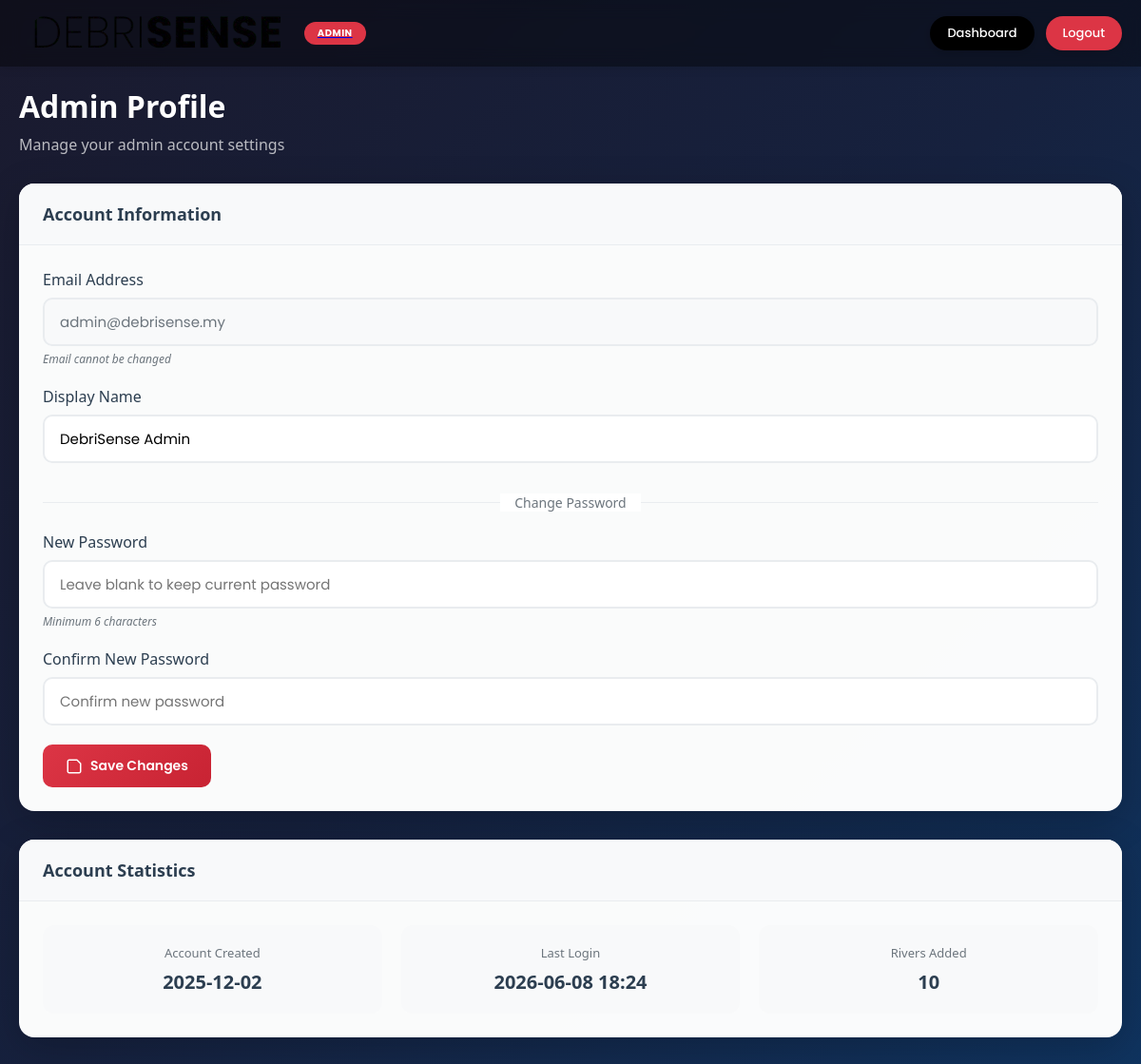
The app's page /admin/profile (signed in) with its own data.
### models.py (models this page shows, shortened)
class Admin(UserMixin, db.Model):
    __tablename__ = 'admins'
    id = db.Column(db.Integer, primary_key=True)
    email = db.Column(db.String(150), unique=True, nullable=False, index=True)
    password_hash = db.Column(db.String(256), nullable=False)
    name = db.Column(db.String(150), nullable=False, default='Admin')
    is_active = db.Column(db.Boolean, default=True)
    created_at = db.Column(db.DateTime, default=datetime.utcnow)
    last_login = db.Column(db.DateTime, nullable=True)
    rivers = db.relationship('River', backref='added_by_admin', lazy='dynamic',
                            foreign_keys='River.admin_id')
    hotspot_reports = db.relationship('HotspotReport', backref='reviewer', lazy='dynamic',
                                     foreign_keys='HotspotReport.reviewed_by')

### app.py (the view)
@app.route('/admin/profile')
@admin_required
def admin_profile():
    return render_template('admin_profile.html', admin=current_user)

### app.py (called while the page is built)
@login_manager.user_loader
def load_user(user_id):
    if user_id.startswith('admin_'):
        admin_id = int(user_id.replace('admin_', ''))
        return Admin.query.get(admin_id)
    elif user_id.startswith('user_'):
        ngo_id = int(user_id.replace('user_', ''))
        return User.query.get(ngo_id)
    return None

def admin_required(f):
    @wraps(f)
    def decorated_function(*args, **kwargs):
        if not current_user.is_authenticated:
            if request.path.startswith('/api/'):
                return jsonify({'success': False, 'error': 'Authentication required'}), 401
            flash('Please log in as admin to access this page.', 'warning')
            return redirect(url_for('admin_login'))
        if not isinstance(current_user, Admin):
            if request.path.startswith('/api/'):
                return jsonify({'success': False, 'error': 'Access denied. Admin privileges required.'}), 403
            flash('Access denied. Admin privileges required.', 'error')
            return redirect(url_for('index'))
        return f(*args, **kwargs)
    return decorated_function

### templates/admin_profile.html (shortened to what this page needs)
<!DOCTYPE html>
<html lang="en">
<head>
    <link rel="stylesheet" href="{{ url_for('static', filename='css/style.css') }}">
    <link rel="stylesheet" href="{{ url_for('static', filename='css/admin.css') }}">
    <link rel="stylesheet" href="{{ url_for('static', filename='css/admin_pages.css') }}">
</head>
<body class="admin-page">
    <nav class="navbar admin-navbar">
        <div class="navbar-container">
            <a href="{{ url_for('admin_dashboard') }}" class="navbar-logo">
                <img src="{{ url_for('static', filename='img/debrisenseLogo.png') }}" alt="DebriSense Logo">
                <span class="admin-badge">ADMIN</span>
            </a>
            <div class="navbar-actions">
                <a href="{{ url_for('admin_dashboard') }}" class="navbar-btn">Dashboard</a>
                <a href="{{ url_for('admin_logout') }}" class="navbar-btn logout-btn">Logout</a>
            </div>
        </div>
    </nav>
    <main class="admin-content">
        <div class="admin-container">
            <div class="page-header">
                <h1>Admin Profile</h1>
                <p>Manage your admin account settings</p>
            </div>
            <div class="admin-card">
                <div class="card-header">
                    <h2>Account Information</h2>
                </div>
                <div class="card-body">
                    <form method="POST" action="{{ url_for('update_admin_profile') }}" class="admin-form">
                        <div class="form-group">
                            <label for="email">Email Address</label>
                            <input type="email" id="email" value="{{ admin.email }}" disabled>
                            <span class="form-hint">Email cannot be changed</span>
                        </div>
                        <div class="form-group">
                            <label for="name">Display Name</label>
                            <input type="text" id="name" name="name" value="{{ admin.name }}" required>
                        </div>
                        <div class="form-divider">
                            <span>Change Password</span>
                        </div>
                        <div class="form-group">
                            <label for="new_password">New Password</label>
                            <input type="password" id="new_password" name="new_password" placeholder="Leave blank to keep current password">
                            <span class="form-hint">Minimum 6 characters</span>
                        </div>
                        <div class="form-group">
                            <label for="confirm_password">Confirm New Password</label>
                            <input type="password" id="confirm_password" name="confirm_password" placeholder="Confirm new password">
                        </div>
                        <button type="submit" class="btn-primary">
                            Save Changes
                        </button>
                    </form>
                </div>
            </div>
            <div class="admin-card">
                <div class="card-header">
                    <h2>Account Statistics</h2>
                </div>
                <div class="card-body">
                    <div class="stats-grid">
                        <div class="stat-item">
                            <span class="stat-label">Account Created</span>
                            <span class="stat-value">{{ admin.created_at.strftime('%Y-%m-%d') if admin.created_at else 'N/A' }}</span>
                        </div>
                        <div class="stat-item">
                            <span class="stat-label">Last Login</span>
                            <span class="stat-value">{{ admin.last_login.strftime('%Y-%m-%d %H:%M') if admin.last_login else 'N/A' }}</span>
                        </div>
                        <div class="stat-item">
                            <span class="stat-label">Rivers Added</span>
                            <span class="stat-value">{{ admin.rivers.count() }}</span>
                        </div>
                    </div>
                </div>
            </div>
        </div>
    </main>
</body>
</html>

### static/css/style.css (style rules this page uses)
* { margin: 0; padding: 0; box-sizing: border-box; }
html, body { min-height: 100%; width: 100%; font-family: 'Segoe UI', Tahoma, Geneva, Verdana, sans-serif; overflow-x: hidden; }
html:not(:has(#map)), body:not(:has(#map)) { overflow-y: auto; }
.navbar { position: fixed; top: 0; left: 0; width: 100%; height: 70px; background: rgba(255, 255, 255, 0.95); box-shadow: 0 2px 10px rgba(0, 0, 0, 0.1); z-index: 1000; -webkit-backdrop-filter: blur(10px); backdrop-filter: blur(10px); }
.navbar-container { display: flex; align-items: center; justify-content: space-between; height: 100%; padding: 0 20px; max-width: 100%; }
.navbar-logo { display: flex; align-items: center; }
.navbar-logo img { height: 50px; width: auto; object-fit: contain; }
.navbar-btn { background-color: #000000; color: #ffffff; font-family: 'Poppins', sans-serif; font-size: 14px; font-weight: 500; padding: 12px 28px; border: none; border-radius: 50px; cursor: pointer; transition: all 0.3s ease; box-shadow: 0 2px 8px rgba(0, 0, 0, 0.15); text-decoration: none; display: inline-flex; align-items: center; justify-content: center; }

### static/css/admin.css (style rules this page uses)
.admin-badge { display: inline-block; background: #dc3545; color: white; font-size: 10px; font-weight: 700; padding: 4px 14px; border-radius: 20px; margin-left: 10px; font-family: 'Poppins', sans-serif; letter-spacing: 0.5px; }
.navbar-actions { display: flex; gap: 12px; align-items: center; }
.navbar-actions .navbar-btn { font-size: 13px; padding: 8px 18px; }
.logout-btn { background-color: #dc3545 !important; }
.btn-primary, .btn-secondary { padding: 12px 28px; border-radius: 50px; font-family: 'Poppins', sans-serif; font-weight: 600; font-size: 14px; cursor: pointer; transition: all 0.3s ease; border: none; }
.btn-primary { background: #000000; color: white; }
.form-hint { display: block; font-size: 12px; color: #6c757d; margin-top: 6px; font-style: italic; }

### static/css/admin_pages.css (style rules this page uses)
.admin-page { background: linear-gradient(135deg, #1a1a2e 0%, #16213e 50%, #0f3460 100%); min-height: 100vh; }
.admin-navbar { background: rgba(0, 0, 0, 0.4) !important; -webkit-backdrop-filter: blur(10px); backdrop-filter: blur(10px); }
.admin-content { padding-top: 90px; padding-bottom: 40px; }
.admin-container { max-width: 1200px; margin: 0 auto; padding: 0 20px; }
.page-header { margin-bottom: 30px; }
.page-header h1 { font-size: 32px; font-weight: 700; color: white; margin-bottom: 8px; }
.page-header p { color: rgba(255, 255, 255, 0.7); font-size: 16px; }
.admin-card { background: rgba(255, 255, 255, 0.98); border-radius: 16px; box-shadow: 0 10px 40px rgba(0, 0, 0, 0.2); margin-bottom: 30px; overflow: hidden; }
.card-header { display: flex; justify-content: space-between; align-items: center; padding: 20px 25px; border-bottom: 1px solid #e9ecef; background: #f8f9fa; }
.card-header h2 { font-size: 18px; font-weight: 600; color: #2c3e50; margin: 0; }
.card-body { padding: 25px; }
.admin-form .form-group { margin-bottom: 20px; }
.admin-form label { display: block; font-weight: 500; color: #2c3e50; margin-bottom: 8px; }
.admin-form input, .admin-form textarea { width: 100%; padding: 12px 16px; border: 2px solid #e9ecef; border-radius: 10px; font-size: 15px; font-family: 'Poppins', sans-serif; transition: border-color 0.3s ease; }
.admin-form input:disabled { background: #f8f9fa; color: #6c757d; }
.form-hint { font-size: 12px; color: #6c757d; margin-top: 5px; display: block; }
.form-divider { text-align: center; margin: 30px 0 20px; position: relative; }
.form-divider::before { content: ''; position: absolute; left: 0; top: 50%; width: 100%; height: 1px; background: #e9ecef; }
.form-divider span { background: white; padding: 0 15px; position: relative; color: #6c757d; font-size: 14px; }
.stats-grid { display: grid; grid-template-columns: repeat(3, 1fr); gap: 20px; }
.stat-item { text-align: center; padding: 20px; background: #f8f9fa; border-radius: 12px; }
.stat-label { display: block; font-size: 13px; color: #6c757d; margin-bottom: 8px; }
.stat-value { display: block; font-size: 20px; font-weight: 600; color: #2c3e50; }
.btn-primary { display: inline-flex; align-items: center; gap: 8px; background: linear-gradient(135deg, #dc3545 0%, #c82333 100%); color: white; border: none; padding: 12px 24px; border-radius: 10px; font-size: 14px; font-weight: 600; cursor: pointer; text-decoration: none; transition: transform 0.3s ease, box-shadow 0.3s ease; font-family: 'Poppins', sans-serif; }
.btn-primary .btn-icon { width: 18px; height: 18px; }

### records on screen
Admin: email "admin@debrisense.my", name "DebriSense Admin", created_at "2025-12-02", last_login "2026-06-08 18:24"

### other values on screen
{{ admin.rivers.count() }} "10"
